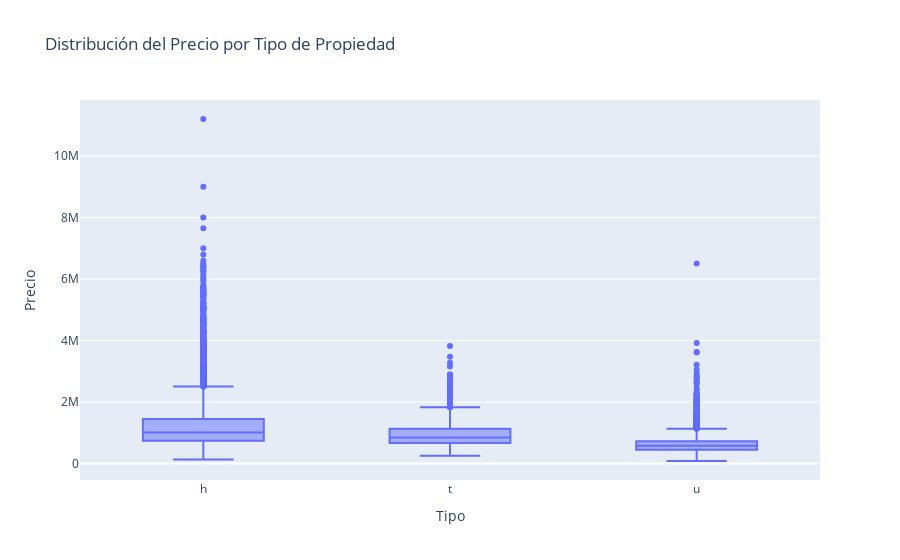

Notebook code cell kept with this figure:
### Code cell
#12
# Crear el boxplot entre 'Price' y 'Type'
fig = px.box(df, x='Type', y='Price',
             title='Distribución del Precio por Tipo de Propiedad',
             labels={'Type': 'Tipo', 'Price': 'Precio'})

# Mostrar el gráfico
fig.show()

### Figure 1 — Plotly figure (JSON) as saved in the notebook; plotly's stock layout.template omitted (floating-point values rounded to 4 significant figures; data arrays with more than 128 entries replaced by an {"elided": "..."} marker saying what was removed)
{"data": [{"alignmentgroup": "True", "hovertemplate": "Tipo=%{x}<br>Precio=%{y}<extra></extra>", "legendgroup": "", "marker": {"color": "#636efa"}, "name": "", "notched": false, "offsetgroup": "", "orientation": "v", "showlegend": false, "type": "box", "x": {"elided": "27247 str values"}, "x0": " ", "xaxis": "x", "y": {"elided": "27247 int values"}, "y0": " ", "yaxis": "y"}], "layout": {"boxmode": "group", "legend": {"tracegroupgap": 0}, "title": {"text": "Distribución del Precio por Tipo de Propiedad"}, "xaxis": {"anchor": "y", "domain": [0, 1], "title": {"text": "Tipo"}}, "yaxis": {"anchor": "x", "domain": [0, 1], "title": {"text": "Precio"}}}}
